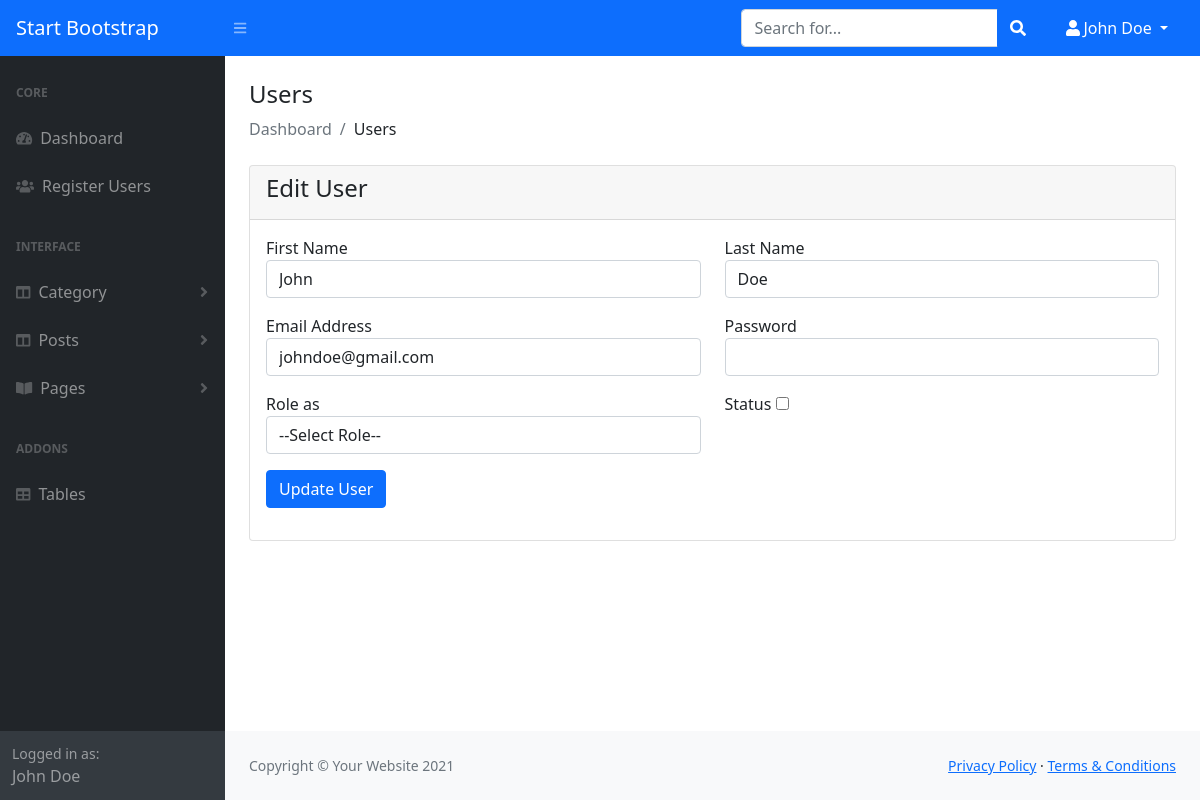
Screenshot of /admin/edit-register.php?id=1 (signed in) with the database file from the repository.
### tables this page shows
CREATE TABLE `users` (
  `id` int(11) NOT NULL,
  `fname` varchar(191) NOT NULL,
  `lname` varchar(191) NOT NULL,
  `email` varchar(191) NOT NULL,
  `password` varchar(191) NOT NULL,
  `role_as` tinyint(4) NOT NULL DEFAULT 0 COMMENT '0=user,1=admin,2=superadmin',
  `status` tinyint(1) NOT NULL DEFAULT 0,
  `created_at` timestamp NOT NULL DEFAULT current_timestamp()
);

### admin/edit-register.php (the view, shortened to what this page needs)
<?php
include("authentication.php");
include("includes/header.php");
?>
<div class="container-fluid px-4">
    <h4 class="mt-4">Users</h4>
    <ol class="breadcrumb mb-4">
        <li class="breadcrumb-item active">Dashboard</li>
        <li class="breadcrumb-item">Users</li>
    </ol>
    <div class="row">
        <div class="col-md-12">
            <div class="card">
                <div class="card-header">
                    <h4>Edit User</h4>
                </div>
                <div class="card-body">
                    <?php
                    if (isset($_GET["id"])){
                        $user_id = $_GET["id"];
                        $sql = "SELECT * FROM users WHERE id = '$user_id'";
                        $result = mysqli_query($conn, $sql) or die(mysqli_error($conn));
                        $num_row = mysqli_num_rows($result);
                        if ($num_row > 0){
                            foreach ($result as $user){
                            ?>
                            <form action="code.php" method="POST">
                                <div class="row">
                                    <div class="col-md-6 mb-3">
                                        <label for="fname">First Name</label>
                                        <input type="text" name="fname" value="<?= $user["fname"]; ?>" class="form-control">
                                    </div>
                                    <div class="col-md-6 mb-3">
                                        <label for="lname">Last Name</label>
                                        <input type="text" name="lname" value="<?= $user["lname"]; ?>" class="form-control">
                                    </div>
                                    <div class="col-md-6 mb-3">
                                        <label for="email">Email Address</label>
                                        <input type="email" name="email" value="<?= $user["email"]; ?>" class="form-control">
                                    </div>
                                    <div class="col-md-6 mb-3">
                                        <label for="password">Password</label>
                                        <input type="password" name="password" class="form-control">
                                    </div>
                                    <div class="col-md-6 mb-3">
                                        <label for="">Role as</label>
                                        <select name="role_as" class="form-control" required>
                                            <option value="">--Select Role--</option>
                                        </select>
                                    </div>
                                    <div class="col-md-6 mb-3">
                                        <label for="status">Status</label>
                                        <input type="checkbox" name="status" <?= $user["status"] == "1" ? "checked" : "" ?> width="70px" height="70px">
                                    </div>
                                    <div class="col-md-12 mb-3">
                                        <button type="submit" name="update_user" class="btn btn-primary">Update User</button>
                                    </div>
                                </div>
                            </form>
                    <?php
                            }
                        } else {
                        ?>
                            <h4>No Record Found!</h4>
                        <?php
                        }
                    }
                        ?>
                </div>
            </div>
        </div>
     </div>
    </div>
<?php
include("includes/footer.php");
include("includes/scripts.php");
?>

### rows the page displays
users: fname "John", lname "Doe", email "johndoe@gmail.com"

### other values shown
$_SESSION["auth_user"]["user_name"] "John Doe"
